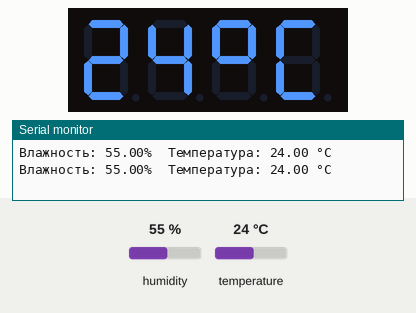
Simulated run of this program. Board: Arduino Nano, built with avr-gcc and run on an emulated ATmega328P. Parts: 4-digit seven-segment display, the last lines printed to the serial monitor. The test bench sets the inputs (shaded band); at power-on: temperature 24 °C, humidity 55 %.

Above: at 4.8 s.
4.9 s: temperature set to 12 °C
At 7.3 s:
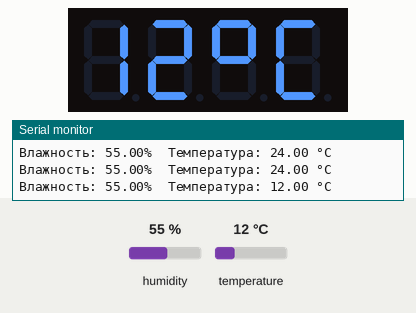
7.9 s: temperature set to 19 °C
At 9.2 s:
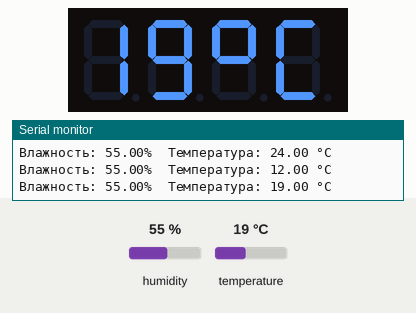
10.9 s: temperature set to 28 °C
At 13.3 s:
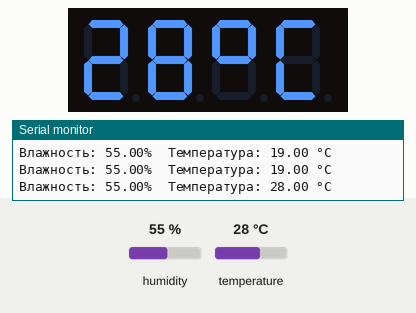
Timing chart, 0 to 14.8 s (numbered marks = the images above; inputs shaded):
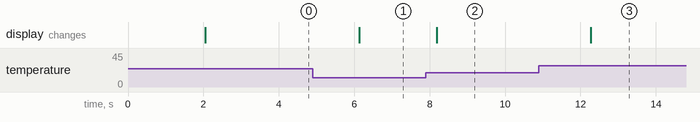

The program:

main.cpp
```cpp
#include <Arduino.h>
#include <DHT.h>
#include <TM1637Display.h>

#define DHTPIN 2
#define CLKPIN 3
#define DIOPIN 4

#define DELAY   2000

DHT dht(DHTPIN, DHT11);
TM1637Display display(CLKPIN, DIOPIN);

void setSegmentsFormatTemperature(int num);

void setup() {
    Serial.begin(9600);
    dht.begin();
    display.setBrightness(0, true);
}

void loop() {
    delay(DELAY);

    float h = dht.readHumidity();
    float t = dht.readTemperature();

    if (isnan(h) || isnan(t)) {
        Serial.println("Не удается считать показания");
        return;
    }

    setSegmentsFormatTemperature((int) t);

    // Выводим показания в Serial Monitor
    Serial.print("Влажность: ");
    Serial.print(h);
    Serial.print("%\tТемпература: ");
    Serial.print(t);
    Serial.println(" °C");
}

void setSegmentsFormatTemperature(int num) {
    uint8_t data[] = {0x00, 0x00, 0b01100011, 0b00111001};

    for (int i = 1; i >= 0; --i) {
        uint8_t digit = num % 10;

        if (digit == 0 && num == 0)
            data[i] = 0;
        else
            data[i] = display.encodeDigit(digit);

        num /= 10;
    }

    display.setSegments(data);
}
```

Measured:
- after the input at 4.9 s, the display: changes after 1.2 s (image 1)
- after the input at 7.9 s, the display: changes after 0.28 s (image 2)
- after the input at 10.9 s, the display: changes after 1.4 s (image 3)
